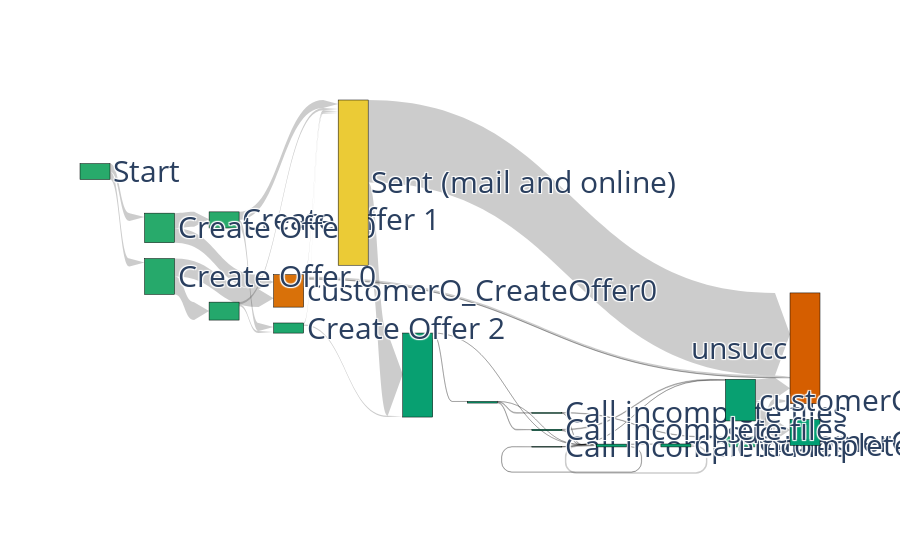

The notebook cell saved with this chart:
### Code cell
def reduced_sankey_diagram(g, results_file, strategy, lost_users_dict):
      g = copy.deepcopy(g)
      print(strategy.keys())
      g = g.subgraph(strategy.keys()) # consider only nodes seen in strategy
      g = reduce_graph(g, results_file)
      color_map = compute_color_map(g, results_file)

      d = nx.get_node_attributes(g, "contraction")
      reduction_mapping = {}
      for k in d:
            reduction_mapping[k] = flatten(d[k], [])
      print("reduction mapping", reduction_mapping)
                             
      node_list = list(g.nodes())
      print("Node_list", node_list)
      print(len(node_list))
      node_dict = {node_list[i] : i for i in range(len(node_list))}

      print("dict", lost_users_dict)

      edge_list = []
      value_list = []
      for e in [e for e in lost_users_dict if lost_users_dict[e] != 0]:
            if e[0] in node_list:
                  s = e[0]
            else:
                  s = None
                  for h in reduction_mapping:
                        if e[0] in reduction_mapping[h]:
                              s = h
                  assert s
            if e[1] in node_list:
                  t = e[1]
            else:
                  t = None
                  for h in reduction_mapping:
                        if e[1] in reduction_mapping[h]:
                              t = h
                  assert t
            edge_list.append((s,t))
            value_list.append(lost_users_dict[e])

      labels = []

      # build label list with right states
      for s in node_list:
            if s not in reduction_mapping or s in lost_users_dict:
                  label = str(s).split(": ")[1].replace("LONG", "").replace("SHORT", "").replace("W_", "").replace("Callincompletefiles", 'Call incomplete files')
                  labels.append(label)
            elif any(["start" in h for h in reduction_mapping[s]]):
                  labels.append("Start")
            elif any(["q64" in h for h in reduction_mapping[s]]) or "q64" in s:
                  labels.append("Sent (mail and online)")
            elif any(["q23" in h for h in reduction_mapping[s]]) or "q23" in s:
                  labels.append("Create Offer 0")
            elif any(["q13" in h for h in reduction_mapping[s]]) or "q13" in s:
                  labels.append("Create Offer 0")
            elif any(["q42" in h for h in reduction_mapping[s]]) or "q42" in s:
                  labels.append("Create Offer 1")
            elif any(["q32" in h for h in reduction_mapping[s]]) or "q42" in s:
                  labels.append("Create Offer 2")
            elif results_file[s] == 1:
                  labels.append("succ")
            elif results_file[s] == 0:
                  labels.append("unsucc")
            else:
                  # s is in reduction_mapping and not in lost_users_dict
                  labels.append("")
                  #labels.append("C"+str(s).split(": ")[0])

      fig = go.Figure(data=[go.Sankey(
      node = dict(
          pad = 10,
          thickness = 30,
          line = dict(color = "black", width = 0.5),
          label = labels,
          color = [color_map[s] for s in node_list],
          align = "right"
      ),
      link = dict(
          source = [node_dict[e[0]] for e in edge_list],
          target = [node_dict[e[1]] for e in edge_list],
          value = value_list,
          arrowlen=15,
      ))])
      fig.update_layout(
        font=dict(size = 30)
    )
      fig.write_image("out/after_sankey.png")
      fig.show()

reduced_sankey_diagram(g_after, get_probs_file(results_file_after, g_after, printer_after),  transform_strategy(strategy_after, g_after, printer_after), lost_users_dict_after)

### Figure 1 — Plotly figure (JSON) as saved in the notebook; plotly's stock layout.template omitted (floating-point values rounded to 4 significant figures)
{"data": [{"link": {"arrowlen": 15, "source": [5, 5, 10, 10, 4, 4, 4, 8, 8, 3, 3, 12, 12, 7, 7, 17, 17, 1, 1, 11, 11, 2, 6, 6, 14, 14, 2, 2, 15, 15, 18, 18, 9, 9, 0, 0], "target": [3, 10, 8, 4, 17, 13, 13, 12, 17, 1, 4, 7, 17, 2, 11, 13, 7, 12, 17, 6, 14, 11, 11, 15, 11, 0, 18, 9, 16, 13, 11, 15, 0, 11, 16, 13], "value": [5.912, 6.103, 13.58, 13.58, 1.69, 1.619, 0.0704, 1.546, 1.549, 11.34, 10.98, 1.056, 1.055, 0.0783, 0.015, 62.49, 62.5, 6.1, 6.113, 0.2248, 0.2208, 0.0099, 0.1248, 0.1239, 1.114, 1.118, 0.627, 0.6157, 15.72, 15.75, 0.5376, 0.5621, 0.3276, 0.3266, 3.828, 3.824]}, "node": {"align": "right", "color": ["#15a46f", "#28aa6b", "#08a071", "#28aa6b", "#d97109", "#28aa6b", "#08a071", "#08a071", "#24a86c", "#0fa270", "#26a96b", "#08a071", "#1ea76d", "#d55e00", "#0ba171", "#08a071", "#009e73", "#ebcb36", "#08a071"], "label": ["customerCall incomplete files", "Create Offer 1", "", "Create Offer 0", "customerO_CreateOffer0", "Start", "Call incomplete files", "", "", "Call incomplete files", "Create Offer 0", "", "Create Offer 2", "unsucc", "Call incomplete files", "customerCall incomplete files", "succ", "Sent (mail and online)", "Call incomplete files"], "line": {"color": "black", "width": 0.5}, "pad": 10, "thickness": 30}, "type": "sankey"}], "layout": {"font": {"size": 30}}}
